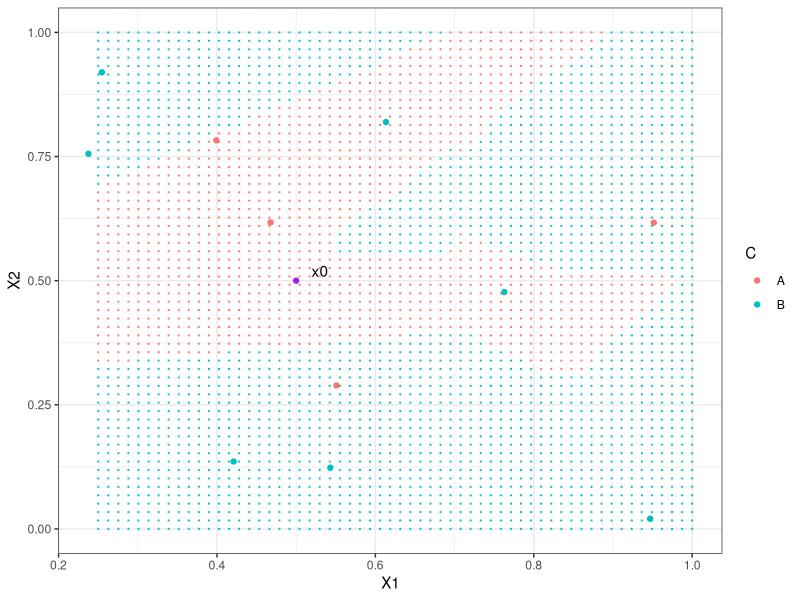

Write the R code that produced this figure.
## ---- chunk 1
knitr::opts_chunk$set(echo = TRUE)
library(tidyverse)
library(class)
## ---- chunk 2
set.seed(121)
x<-runif(11, 0, 1)
y<-runif(11, 0, 1)
C<-sample(c("A","B"), replace = T, size = 11)
d3<-data.frame(x,y,C)
## ---- chunk 3
d4 <- expand.grid(x = seq(from = .25, to = 1, length.out = 60), y =  seq(from = 0, to = 1, length.out = 60) )
## ---- chunk 4
knn_pred <- knn(
 d3 %>% select(x,y), d4, d3$C, k =3
)

decision <- data.frame(d4, knn_pred)
## ---- chunk 5
ggplot()+geom_point(data = d3, aes(x = x, y = y, color = C))+annotate(geom = "point", x = .5, y = .5, color = "purple") + annotate(geom = "text", x = .53, y = .52, label = "x0")+labs(x = "X1", y = "X2" )+geom_point(data = decision, aes(x = x, y = y, color = knn_pred), size = .2, alpha = .75)+theme_bw()
